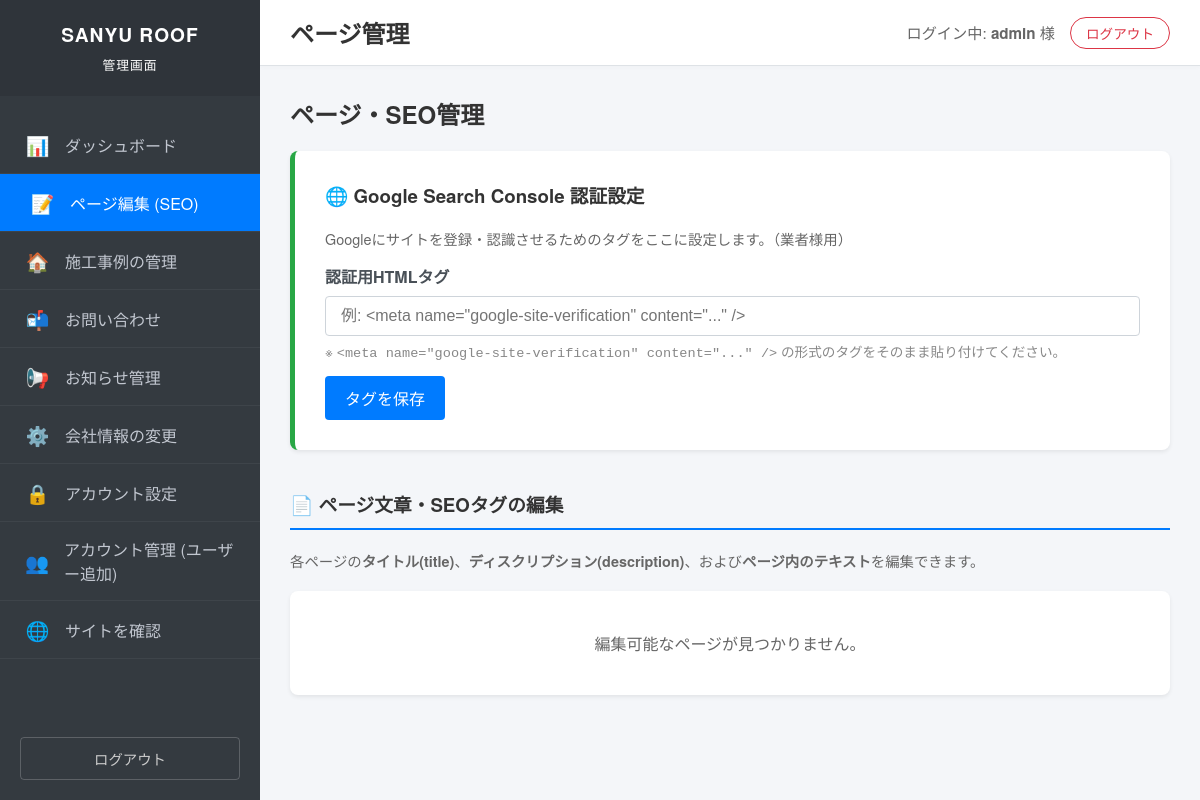
The page /admin/pages/index.php (signed in) on the database as committed earlier.
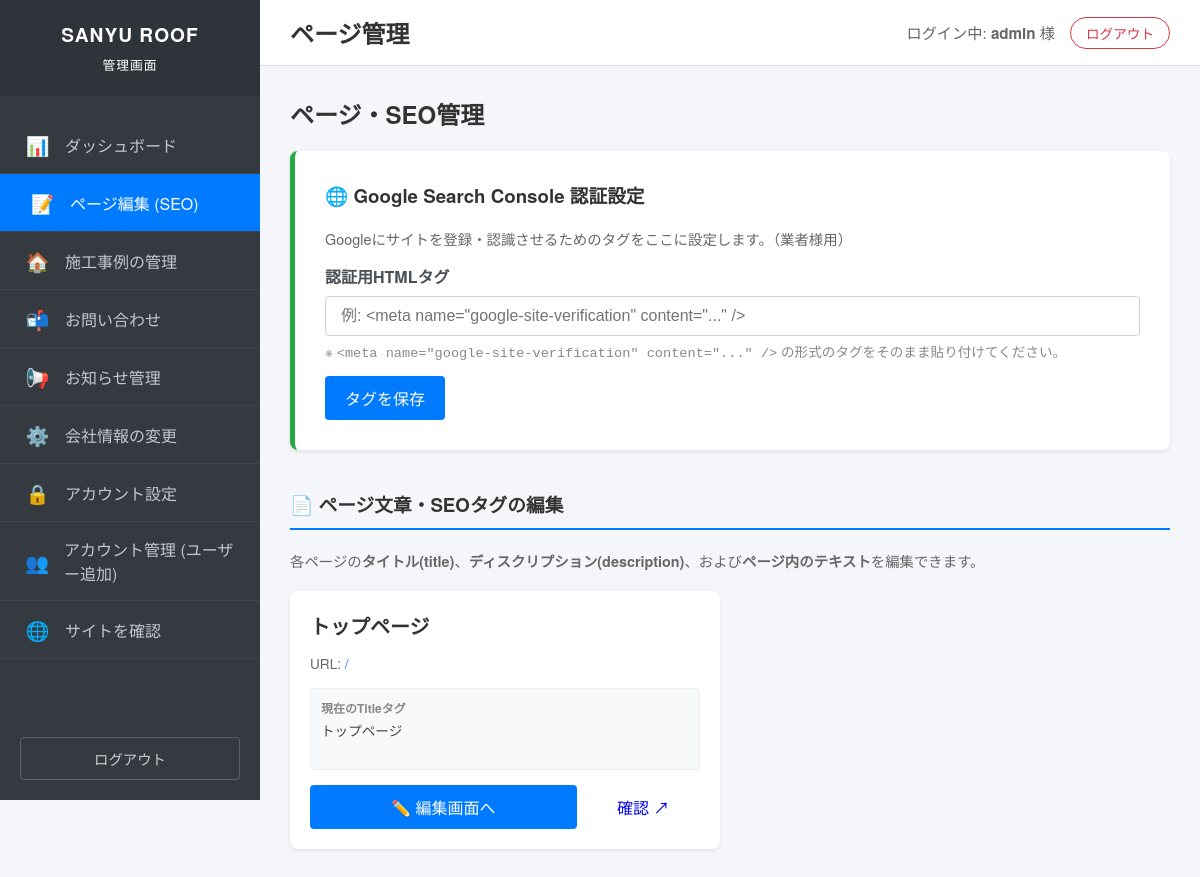
The same page on the database as committed later.
### tables this page shows
CREATE TABLE pages (
        id INTEGER PRIMARY KEY AUTOINCREMENT,
        slug TEXT UNIQUE NOT NULL,
        name TEXT NOT NULL,
        title TEXT,
        description TEXT,
        content TEXT, -- JSON
        updated_at DATETIME DEFAULT CURRENT_TIMESTAMP
    );

### public_html/config/config.php (called while the page is built, shortened)
<?php
function h($str) {
    return htmlspecialchars($str, ENT_QUOTES, 'UTF-8');
}
?>

### public_html/admin/pages/index.php (the view, shortened to what this page needs)
<?php
require_once '../../config/config.php';
$pdo = get_db_connection();
try {
    $stmt = $pdo->query("SELECT * FROM pages ORDER BY id ASC");
    $pages = $stmt->fetchAll();
} catch (PDOException $e) {
    $pages = [];
    $error_message = "データベースエラー: " . h($e->getMessage()) . "<br>まだ初期設定が完了していない可能性があります。<a href='/admin/setup/migration_seo.php'>こちらのセットアップ</a>を実行してください。";
}
try {
    $stmt = $pdo->query("SELECT setting_value FROM site_settings WHERE setting_key = 'google_search_console_tag'");
    $gsc_tag = $stmt->fetchColumn() ?: '';
} catch (Exception $e) {
    $gsc_tag = '';
}
include __DIR__ . '/../inc/header.php';
?>
<div class="container" style="max-width: 1000px; margin: 0 auto;">
    <div style="display: flex; justify-content: space-between; align-items: center; margin-bottom: 20px;">
        <h2 style="margin: 0;">ページ・SEO管理</h2>
    </div>
    <div class="card" style="margin-bottom: 40px; border-left: 5px solid #28a745;">
        <h3 style="margin-top:0;">🌐 Google Search Console 認証設定</h3>
        <p style="color: #666; font-size: 0.9rem; margin-bottom: 15px;">Googleにサイトを登録・認識させるためのタグをここに設定します。（業者様用）</p>
        <form method="post">
            <div class="form-group" style="margin-bottom: 15px;">
                <label class="form-label">認証用HTMLタグ</label>
                <input type="text" name="google_search_console_tag" class="form-control" value="<?php echo h($gsc_tag); ?>" placeholder='例: <meta name="google-site-verification" content="..." />' style="width: 100%;">
                <p style="font-size:0.85rem; color:#888; margin-top:5px;">※ <code>&lt;meta name="google-site-verification" content="..." /&gt;</code> の形式のタグをそのまま貼り付けてください。</p>
            </div>
            <button type="submit" class="btn btn-primary">タグを保存</button>
        </form>
    </div>
    <h3 style="margin-bottom: 20px; border-bottom: 2px solid var(--primary-color); padding-bottom: 10px;">📄 ページ文章・SEOタグの編集</h3>
    <p style="color: #666; font-size: 0.9rem; margin-bottom: 20px;">各ページの<strong>タイトル(title)</strong>、<strong>ディスクリプション(description)</strong>、および<strong>ページ内のテキスト</strong>を編集できます。</p>
    <div style="display: grid; grid-template-columns: repeat(auto-fill, minmax(300px, 1fr)); gap: 20px;">
        <?php if (!empty($pages)): ?>
            <?php foreach ($pages as $p): ?>
            <div class="card" style="padding: 20px; transition: transform 0.2s;">
                <h4 style="margin: 0 0 5px 0; font-size: 1.25rem;"><?php echo h($p['name']); ?></h4>
                <p style="font-size: 0.85rem; color: #666; margin-bottom: 15px;">
                    URL: <a href="/<?php echo h($p['slug'] === 'home' ? '' : $p['slug'] . '.php'); ?>" target="_blank" style="color:#007bff; text-decoration:none;">/<?php echo h($p['slug'] === 'home' ? '' : $p['slug']); ?></a>
                </p>
                <div style="font-size: 0.85rem; color: #444; margin-bottom: 15px; background: #f8f9fa; border: 1px solid #eee; padding: 10px; border-radius: 4px; height: 60px; overflow: hidden;">
                    <strong style="color: #888; font-size: 0.75rem; display:block; margin-bottom:3px;">現在のTitleタグ</strong>
                    <?php echo h(mb_strimwidth($p['title'], 0, 40, '...')) ?: '<span style="color:#999">システムデフォルト</span>'; ?>
                </div>
                <div style="display: flex; gap: 10px;">
                    <a href="edit.php?id=<?php echo h($p['id']); ?>" class="btn btn-primary" style="flex:2; text-align:center;">✏️ 編集画面へ</a>
                    <a href="/<?php echo h($p['slug'] === 'home' ? '' : $p['slug'] . '.php'); ?>" target="_blank" class="btn btn-outline-secondary" style="flex:1; text-align:center; padding: 10px 0;">確認 ↗</a>
                </div>
            </div>
            <?php endforeach; ?>
        <?php else: ?>
            <div class="card" style="grid-column: 1 / -1; text-align: center; padding: 40px; color: #666;">
                編集可能なページが見つかりません。
            </div>
        <?php endif; ?>
    </div>
</div>
<?php include __DIR__ . '/../inc/footer.php'; ?>

Rows that differ between the two databases and show on the page:
added pages: name "トップページ", title "トップページ"
Other text that changed with them:
text no longer shown: "編集可能なページが見つかりません。"
